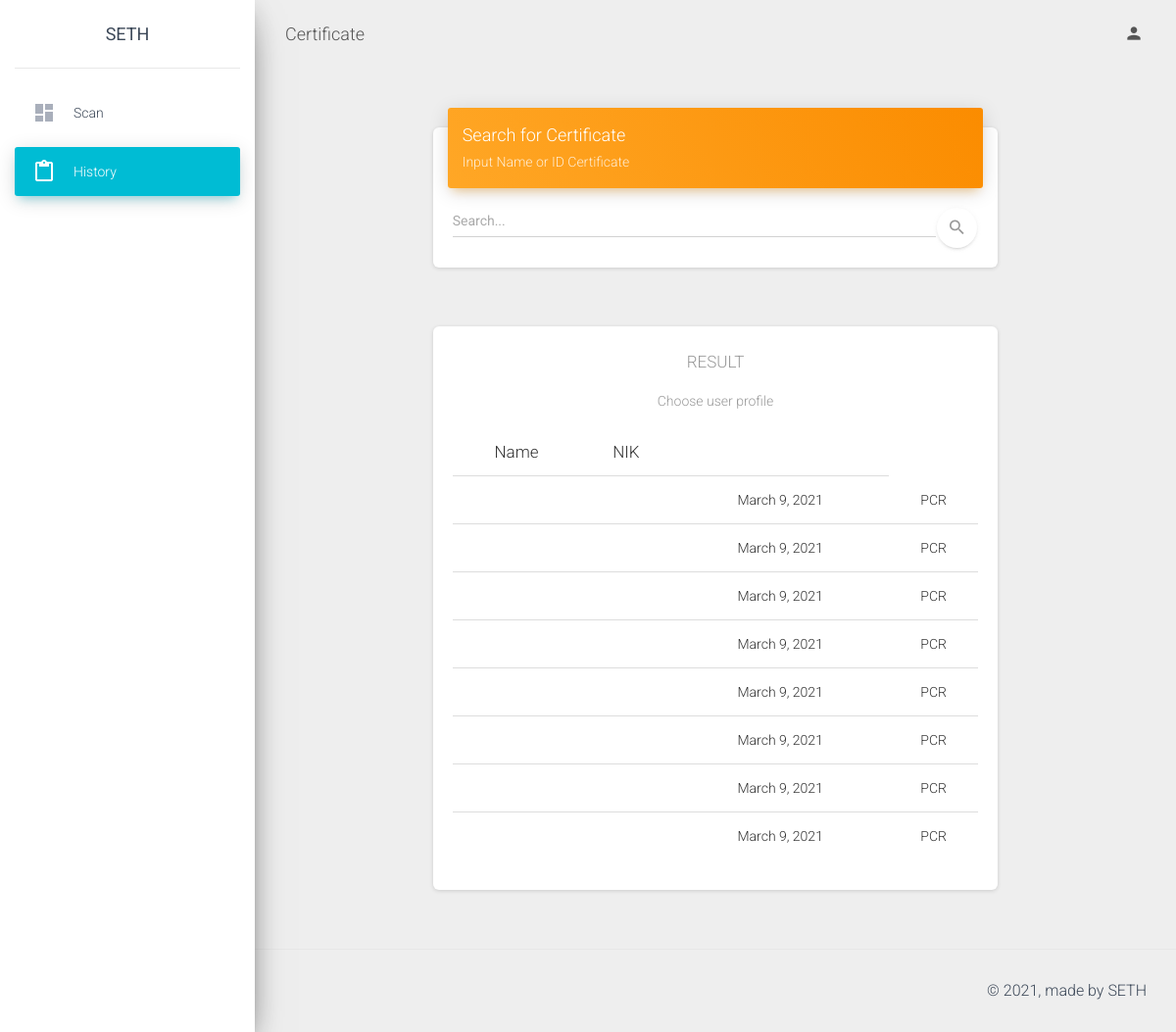
Before: /b_web/history with the older database file.
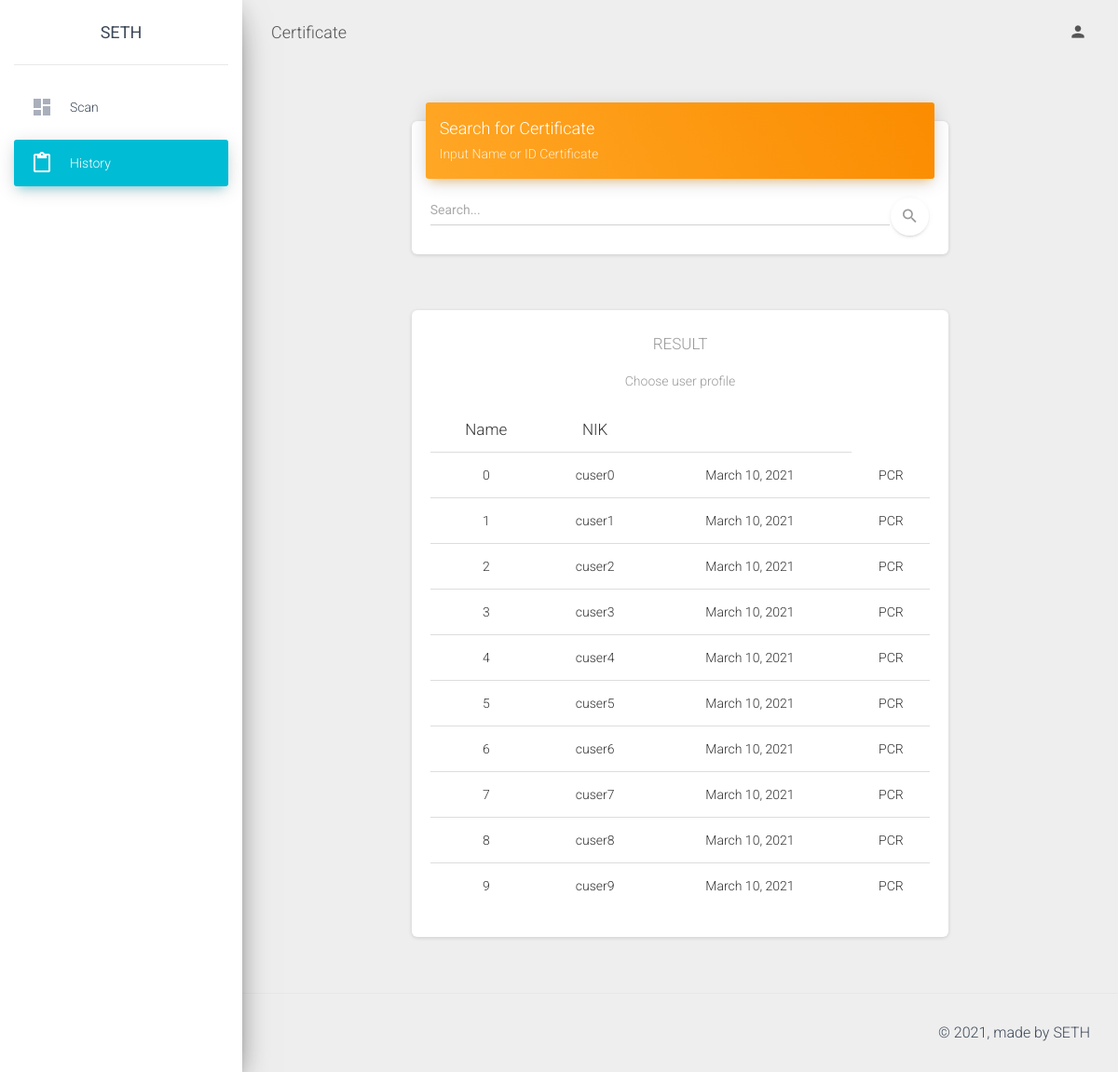
After: the same page with the newer database file.
### SETH/models.py (models this page shows)
class Certificate(models.Model):
    cuser = models.ForeignKey(CUser, on_delete=models.CASCADE)
    cert_type = models.CharField(max_length=10, blank=False)
    note = models.CharField(max_length=250, blank=True, null=True)
    date = models.DateField(default=date.today, blank=True, null=True)
    a_place = models.ForeignKey(APlace, on_delete=models.CASCADE, blank=True, null=True)
    result = models.BooleanField(blank=False, default=True)
    good_result = models.BooleanField(blank=False, default=False)

class CUser(models.Model):
    nik = models.CharField(max_length=50, blank=False)
    name = models.CharField(max_length=50, blank=False)
    email = models.CharField(max_length=50, blank=False)
    phone = models.CharField(max_length=50, blank=False)
    bday = models.CharField(max_length=50, blank=False)
    address = models.CharField(max_length=50, blank=False)
    city = models.CharField(max_length=50, blank=False)
    country = models.CharField(max_length=50, blank=False)
    postalcode = models.CharField(max_length=50, blank=False)
    password = models.CharField(max_length=50, blank=False, default='12345')
    face_data = models.CharField(max_length=25, blank=True, null=True)
    fingerprint = models.CharField(max_length=25, blank=True, null=True)

### B_WEB/views.py (the view, shortened to what this page needs)
# urls.py: path('history', views.history),
def history(request):
    if request.method=="GET":
        return render(request, 'front2/searchCert.html', {"history": list(Certificate.objects.all().order_by("-date"))})
    else:
        print("Invalid method")

### templates/front2/searchCert.html (shortened to what this page needs)
<!DOCTYPE html>
<html lang="en">
<head>
  <link rel="stylesheet" href="https://maxcdn.bootstrapcdn.com/font-awesome/latest/css/font-awesome.min.css">
  <link href="/staticfiles/assets/css/material-dashboard.css?v=2.1.2" rel="stylesheet" />
  <link href="/staticfiles/assets/demo/demo.css" rel="stylesheet" />
</head>
<body class="">
  <div class="sidebar" data-color="azure" data-background-color="white" data-image="/staticfiles/assets/img/sidebar-1.jpg">
    <div class="logo"><a href="#" class="simple-text logo-normal">
        SETH
      </a>
    </div>
    <div class="sidebar-wrapper">
      <ul class="nav">
        <li class="nav-item ">
          <a class="nav-link" href="./dashboard.html">
            <i class="material-icons">dashboard</i>
            <p>Scan</p>
          </a>
        </li>
        <li class="nav-item active">
          <a class="nav-link" href="./searchCert.html">
            <i class="material-icons">content_paste</i>
            <p>History</p>
          </a>
        </li>
      </ul>
    </div>
  </div>
    <div class="main-panel">
      <nav class="navbar navbar-expand-lg navbar-transparent navbar-absolute fixed-top ">
        <div class="container-fluid">
          <div class="navbar-wrapper">
            <a class="navbar-brand" href="javascript:;">Certificate</a>
          </div>
          <div class="collapse navbar-collapse justify-content-end">
            <ul class="navbar-nav">
              <li class="nav-item dropdown">
                <a class="nav-link" href="javascript:;" id="navbarDropdownProfile" data-toggle="dropdown" aria-haspopup="true" aria-expanded="false">
                  <i class="material-icons">person</i>
                </a>
              </li>
            </ul>
          </div>
        </div>
      </nav>
      <div class="content">
        <div class="container-fluid">
          <div class="row">
            <div class="col-md-8 ml-auto mr-auto">
              <div class="card">
                <div class="card-header card-header-warning">
                  <h4 class="card-title">Search for Certificate</h4>
                  <p class="card-category">Input Name or ID Certificate</p>
                </div>
                <div class="card-body">
                  <div class="input-group no-border">
                    <input type="text" value="" class="form-control" placeholder="Search...">
                    <button type="submit" class="btn btn-white btn-round btn-just-icon">
                    <i class="material-icons">search</i>
                    <div class="ripple-container"></div>
                  </button>
                </div>
                </div>
              </div>
            </div>
          </div>
          {% if history %}
            <div class="row">
              <div class="col-md-8 ml-auto mr-auto">
                <div class="card card-profile">
                  <div class="card-body">
                    <h5 class="card-category text-gray">RESULT</h5>
                    <p class="card-description">
                      Choose user profile
                    </p>
                    <div class="table-responsive table-upgrade">
                      <table class="table">
                        <thead>
                          <tr>
                            <th class="text-center">Name</th>
                            <th class="text-center">NIK</th>
                            <th></th>
                          </tr>
                        </thead>
                        <tbody>
                            {% for cert in history %}
                              <tr>
                                <td class="text-center">
                                  {{cert.cuser.nik}}
                                </td>
                                <td class="text-center">
                                  {{cert.cuser.name}}
                                </td>
                                <td class="text-center">
                                  {{cert.date}}
                                </td>
                                <td class="text-center">
                                  {{cert.cert_type}}
                                </td>
                              </tr>
                            {% endfor %}
                        </tbody>
                      </table>
                    </div>
                  </div>
                </div>
              </div>
          </div>
        {% endif %}
      </div>
    </div>
      <footer class="footer">
        <div class="container-fluid">
          <div class="copyright float-right">
            &copy;
            , made by SETH
          </div>
        </div>
      </footer>
    </div>
</body>
</html>

Changed rows visible on the page:
changed Certificate: cuser.nik (not shown) → "0"; cuser.name (not shown) → "cuser0"; date "March 9, 2021" → "March 10, 2021"
changed Certificate: cuser.nik (not shown) → "1"; cuser.name (not shown) → "cuser1"; date "March 9, 2021" → "March 10, 2021"
changed Certificate: cuser.nik (not shown) → "2"; cuser.name (not shown) → "cuser2"; date "March 9, 2021" → "March 10, 2021"
changed Certificate: cuser.nik (not shown) → "3"; cuser.name (not shown) → "cuser3"; date "March 9, 2021" → "March 10, 2021"
changed Certificate: cuser.nik (not shown) → "4"; cuser.name (not shown) → "cuser4"; date "March 9, 2021" → "March 10, 2021"
changed Certificate: cuser.nik (not shown) → "5"; cuser.name (not shown) → "cuser5"; date "March 9, 2021" → "March 10, 2021"
changed Certificate: cuser.nik (not shown) → "6"; cuser.name (not shown) → "cuser6"; date "March 9, 2021" → "March 10, 2021"
changed Certificate: cuser.nik (not shown) → "7"; cuser.name (not shown) → "cuser7"; date "March 9, 2021" → "March 10, 2021"
added Certificate: cuser.nik "8", cuser.name "cuser8", date "March 10, 2021", cert_type "PCR"
added Certificate: cuser.nik "9", cuser.name "cuser9", date "March 10, 2021", cert_type "PCR"
